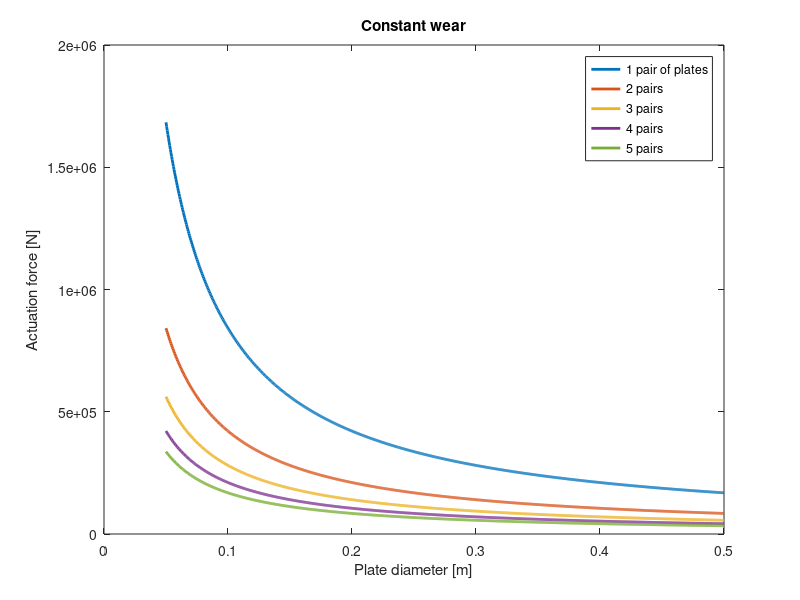
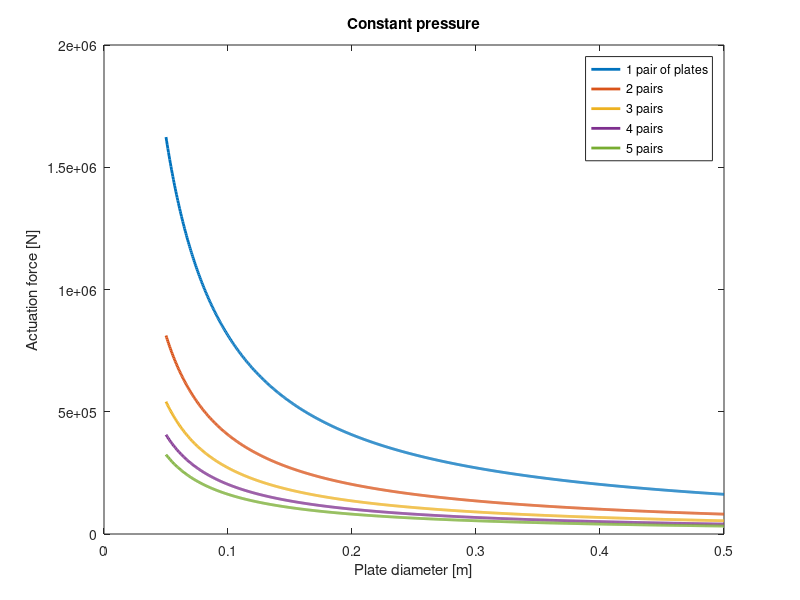
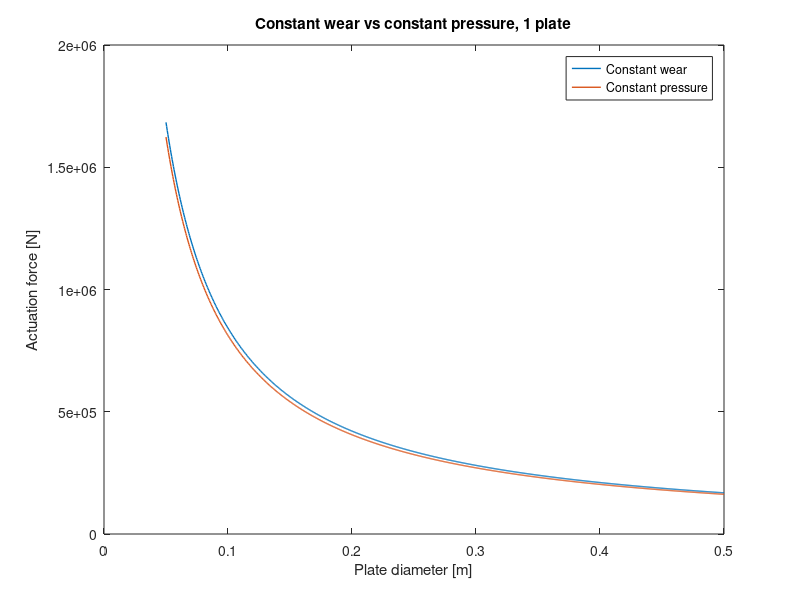

Here is the MATLAB script that generated these plots, in order:
clear
close all
clc

T0 = 17362; % torque transmitted through clutch
Tw = T0; Tp = T0;

D_d_array = (50:0.5:500)/1000; % starting at 50mm because anything below that makes actuation force crazy
F_array_Tw = zeros(5, length(D_d_array));
F_array_Tp = zeros(5, length(D_d_array));
i = 1;
while i <= length(D_d_array)
D = D_d_array(i); % let D = maximum allowable 500mm
d = 0.5 * D; % let d = 0.5D
f = 0.55; % let friction coefficient be that for standard clean and dry steel on steel
for n = (1:5)
F_Tw = ((Tw * 4) / ((D + d) * f)) / n;
F_Tp = ((Tp * 3) / f * (D^2 - d^2)/(D^3 - d^3)) / n;

F_array_Tw(n, i) = F_Tw;
F_array_Tp(n, i) = F_Tp;
end
i = i + 1;
end

figure(1)
plot(D_d_array, F_array_Tw, 'LineWidth', 2)
title('Constant wear')
xlabel('Plate diameter [m]')
ylabel('Actuation force [N]')
legend('1 pair of plates', '2 pairs', '3 pairs', '4 pairs', '5 pairs')

figure(2)
plot(D_d_array, F_array_Tp, 'LineWidth', 2)
title('Constant pressure')
xlabel('Plate diameter [m]')
ylabel('Actuation force [N]')
legend('1 pair of plates', '2 pairs', '3 pairs', '4 pairs', '5 pairs')

figure(3)
plot(D_d_array, F_array_Tw(1, :), 'LineWidth', 1)
hold on
plot(D_d_array, F_array_Tp(1, :), 'LineWidth', 1)
title('Constant wear vs constant pressure, 1 plate')
xlabel('Plate diameter [m]')
ylabel('Actuation force [N]')
legend('Constant wear', 'Constant pressure')

